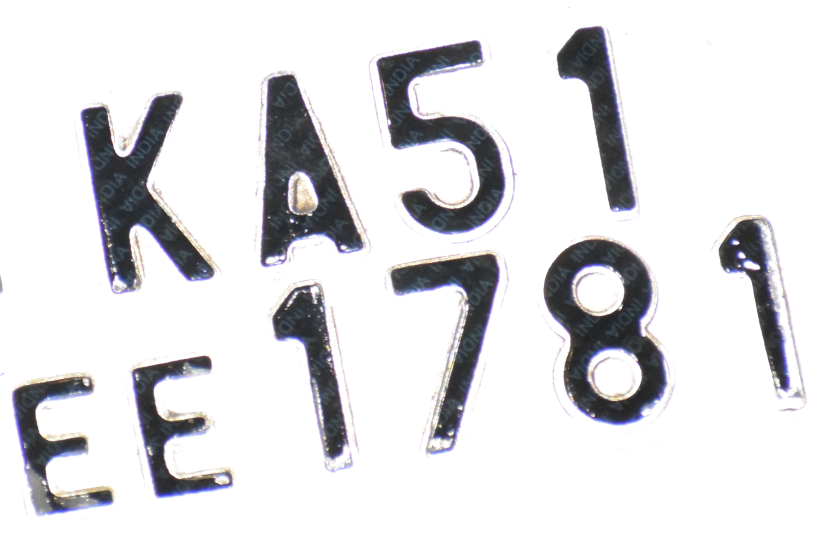
#> input picture RCApi/data/1.JPG, 2472 x 1649 px (shown at 1/3 size)
$ python -i OCR.py   (imports and definitions only)
#> lines starting #> are read from the running program, lines starting #| are printed output that depends on the picture; after the words box and inside, x2 and y2 are one past the last pixel; in counts of white or black regions, pixels touching at a corner belong together
from PIL import Image
import pytesseract
import cv2
import os
import sys
import numpy as np
from cv2 import boundingRect, countNonZero, cvtColor, drawContours, findContours, getStructuringElement, imread, morphologyEx, pyrDown, rectangle, threshold

def imgTest(preimage):
        #rgb = pyrDown(image)
        # apply grayscale
        #preimage = cvtColor(rgb, cv2.COLOR_BGR2GRAY)
        preimage = cv2.fastNlMeansDenoisingColored(preimage,None,10,10,7,20)
        #cv2.imwrite('noise.jpg', preimage)
        preimage = cv2.cvtColor(preimage, cv2.COLOR_BGR2GRAY)
        preimage = cv2.adaptiveThreshold(preimage, 255, cv2.ADAPTIVE_THRESH_GAUSSIAN_C, cv2.THRESH_BINARY, 5, 1)
        #preimage = cv2.threshold(preimage, 0, 255, cv2.THRESH_BINARY | cv2.THRESH_OTSU)[1]
        preimage = cv2.medianBlur(preimage, 3)

        filename = "{}.png".format(os.getpid())
        cv2.imwrite(filename, preimage)

        text = pytesseract.image_to_string(Image.open(filename))
        #os.remove(filename)
        return text

def firstRead(preimage, width, ratio):
        height = int(width / ratio)
        image = cv2.resize(preimage, (width, height))

        preimage = cv2.cvtColor(preimage, cv2.COLOR_BGR2GRAY)
        preimage = cv2.threshold(preimage, 0, 255, cv2.THRESH_BINARY | cv2.THRESH_OTSU)[1]
        preimage = cv2.medianBlur(preimage, 3)

        preimage = Image.fromarray(preimage)

        text = pytesseract.image_to_string(preimage)

        return text

def readRC(testImage):
        h, w = testImage.shape[:2]
        ratio = w/h


        read_one = firstRead(testImage, 1750, ratio)
        #print(read_one)


        bestRead = ""
        bestAvg = 0

        for width in range(1700,1801,25):
                lineSum = 0
                height = int(width / ratio)
                image = cv2.resize(testImage, (width, height))
                try:
                        tempRead = imgTest(image)

                        temp = tempRead.replace(" ","")
                        tempList = temp.split("\n")

                        for line in tempList:
                                lineSum = lineSum + len(line)

                        tempAvg = lineSum/len(line)

                        print("----------------------", width)
                        print(tempRead)


                        if(tempAvg>bestAvg):
                                bestRead = tempRead
                                bestAvg = tempAvg

                except UnicodeEncodeError:
                        print('UnicodeError')

        return read_one, bestRead

>>> import cv2
>>> picture = cv2.imread('data/1.JPG')
#> picture is the input picture: shape (1649, 2472, 3); mean B, G, R 224.7, 222.4, 222.7
>>> result = readRC(picture)
#> in firstRead, `preimage = cv2.cvtColor(preimage, cv2.COLOR_BGR2GRAY)`:
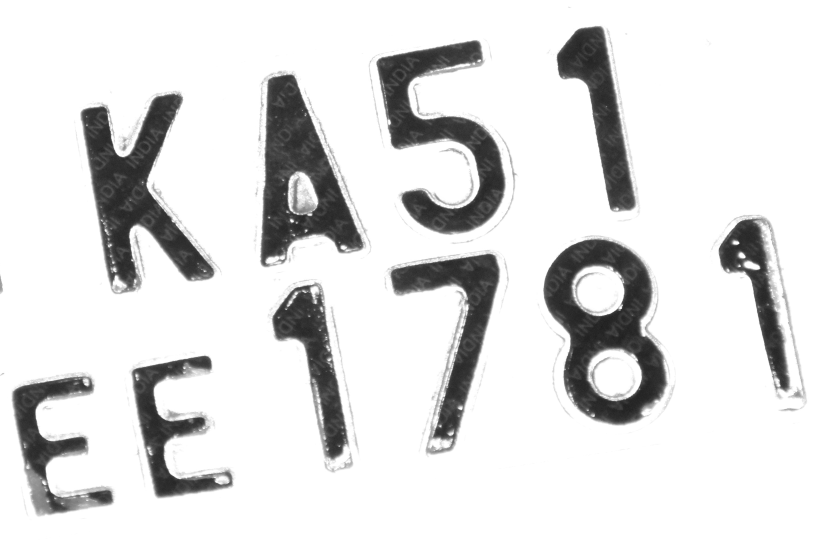
#> preimage: shape (1649, 2472) (shown at 1/3 size); min 26, max 255, mean 222.7
#> in firstRead, `preimage = cv2.threshold(preimage, 0, 255, cv2.THRESH_BINARY | cv2.THR..`:
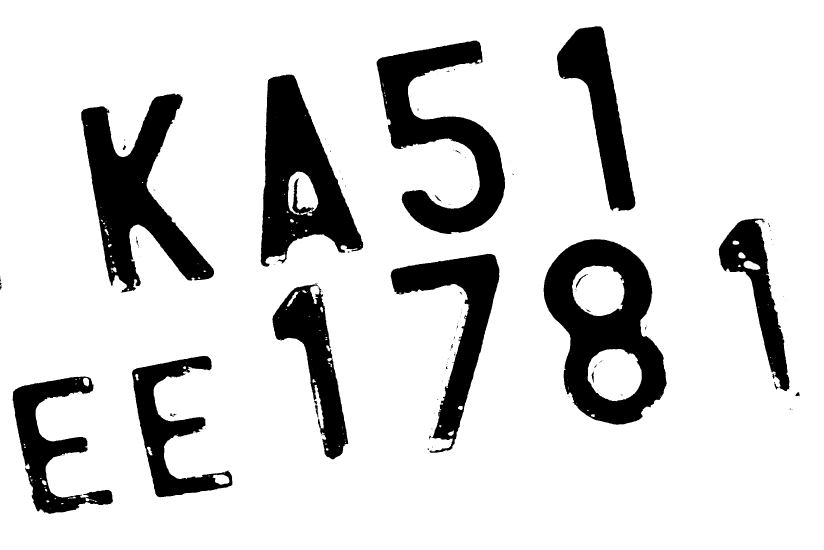
#> preimage: shape (1649, 2472) (shown at 1/3 size); 83.8% white; 158 black regions (130 under 20 px), largest, box (x1, y1, x2, y2) and area: (1631, 717, 2000, 1274) 104688, (243, 281, 642, 878) 96709, (782, 224, 1090, 800) 90299
#> in firstRead, `preimage = cv2.medianBlur(preimage, 3)`: preimage: shape (1649, 2472); 83.8% white; 62 black regions (33 under 20 px), largest, box (x1, y1, x2, y2) and area: (1631, 718, 2000, 1274) 104708, (244, 281, 642, 878) 96758, (782, 224, 1090, 800) 90333
#> (the run stopped early here; a loop or call above may not have finished)

$ run again, on RCApi/data/2.JPG
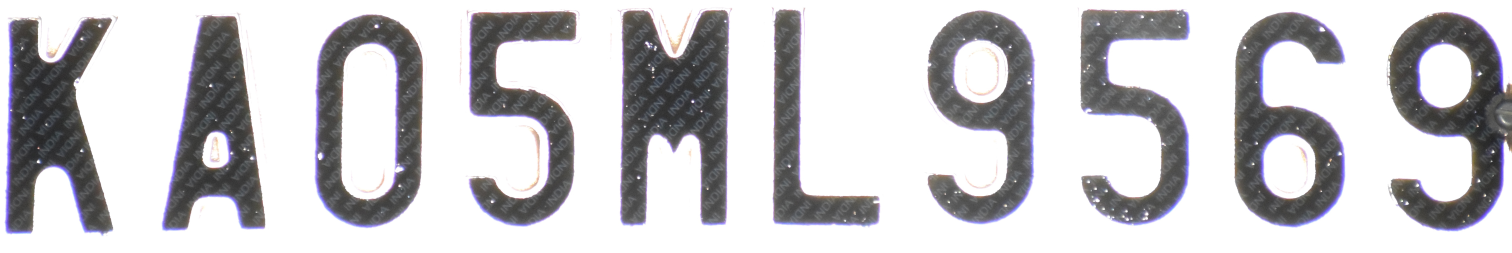
#> input picture RCApi/data/2.JPG, 4536 x 757 px (shown at 1/3 size)
#> picture is the input picture: shape (757, 4536, 3); mean B, G, R 201.4, 198.8, 199.9
#> in firstRead, `image = cv2.resize(preimage, (width, height))`:
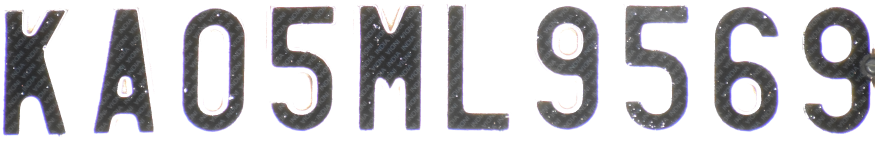
#> image: shape (292, 1750, 3) (shown at 1/2 size); mean B, G, R 201.4, 198.7, 199.8
#> in firstRead, `preimage = cv2.threshold(preimage, 0, 255, cv2.THRESH_BINARY | cv2.THR..`:
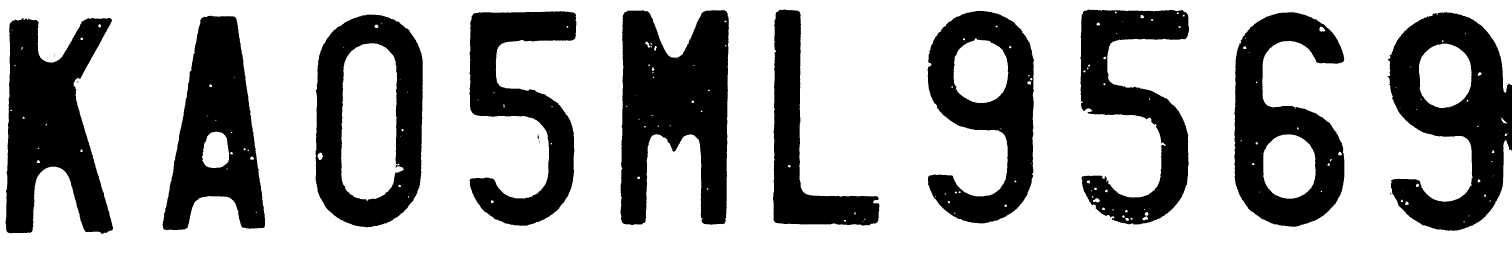
#> preimage: shape (757, 4536) (shown at 1/3 size); 67.3% white; 22 black regions (11 under 20 px), largest, box (x1, y1, x2, y2) and area: (1861, 30, 2187, 675) 145905, (4163, 37, 4536, 692) 130862, (16, 54, 339, 701) 127685

$ run again, on RCApi/data/3.JPG
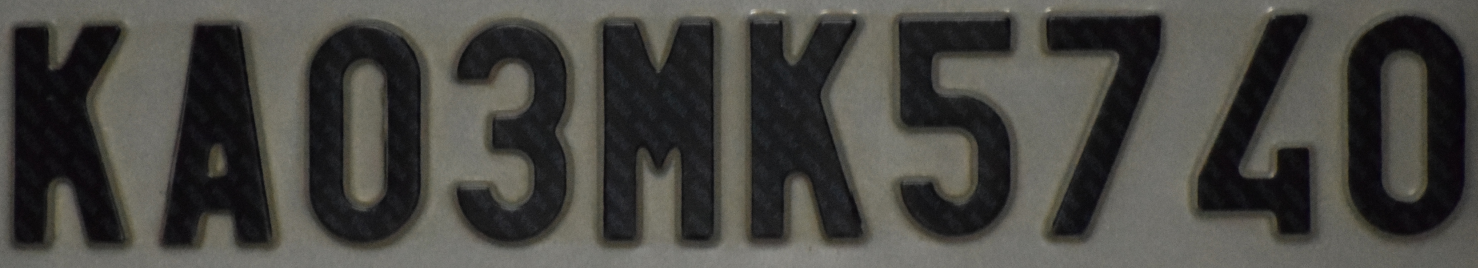
#> input picture RCApi/data/3.JPG, 4434 x 804 px (shown at 1/3 size)
#> picture is the input picture: shape (804, 4434, 3); mean B, G, R 66.3, 71, 72.1
#> in firstRead, `preimage = cv2.threshold(preimage, 0, 255, cv2.THRESH_BINARY | cv2.THR..`:
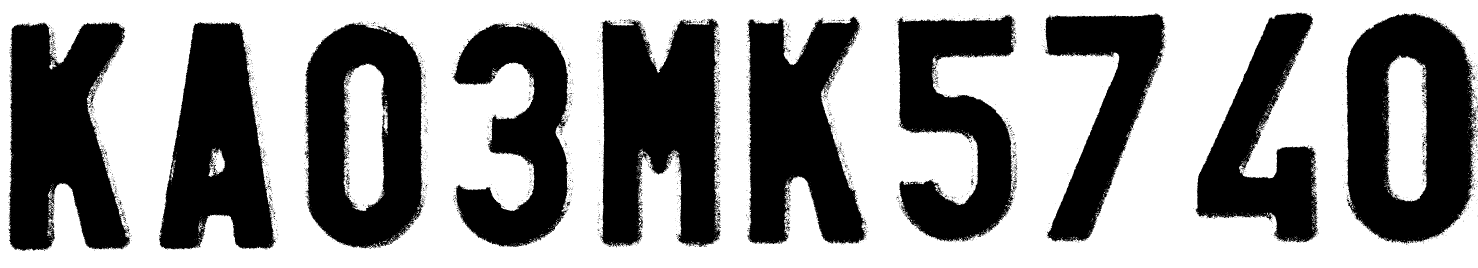
#> preimage: shape (804, 4434) (shown at 1/3 size); 57.4% white; 3880 black regions (3797 under 20 px), largest, box (x1, y1, x2, y2) and area: (1801, 56, 2162, 741) 184775, (4037, 39, 4432, 731) 179161, (25, 66, 390, 752) 173085

$ run again, on RCApi/data/4.JPG
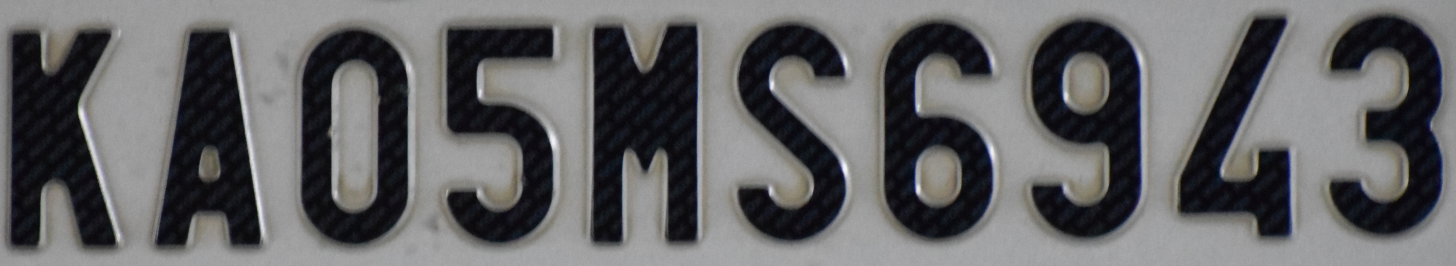
#> input picture RCApi/data/4.JPG, 4368 x 798 px (shown at 1/3 size)
#> picture is the input picture: shape (798, 4368, 3); mean B, G, R 102.2, 100.9, 101.1
#> in firstRead, `preimage = cv2.threshold(preimage, 0, 255, cv2.THRESH_BINARY | cv2.THR..`:
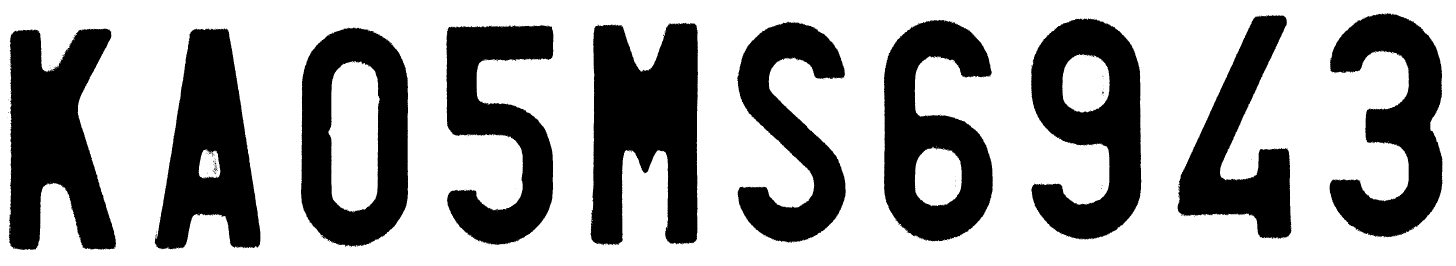
#> preimage: shape (798, 4368) (shown at 1/3 size); 63.8% white; 243 black regions (231 under 20 px), largest, box (x1, y1, x2, y2) and area: (1772, 68, 2094, 736) 157314, (26, 86, 348, 750) 140131, (3093, 55, 3424, 719) 132237
